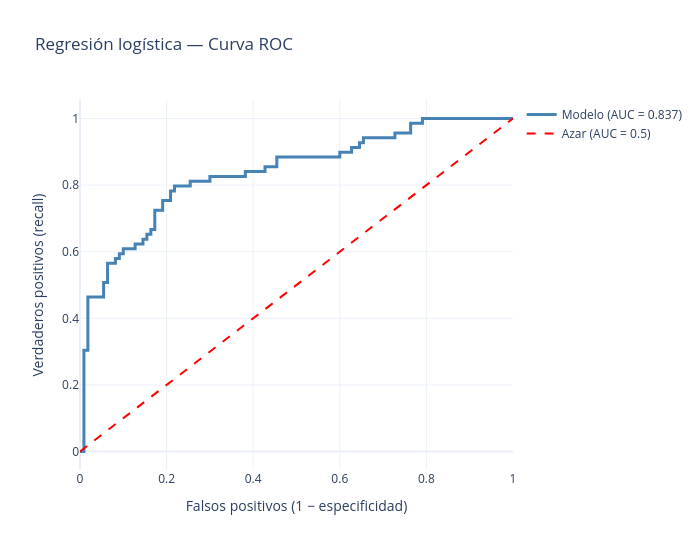

Source (notebook cell):
### Markdown cell above
### La curva ROC: el modelo sin comprometerse con un umbral
La curva ROC recorre **todos los umbrales posibles** y grafica cuántos sobrevivientes detectas (eje Y) contra cuántas falsas alarmas generas (eje X).

El **AUC** (área bajo la curva) resume esa curva en un número: la probabilidad de que, tomando un sobreviviente y un no sobreviviente al azar, el modelo le asigne mayor probabilidad al que sí sobrevivió. 0.5 es azar puro, 1.0 es perfecto.

### Code cell
plot_curva_roc(y_test, proba_test, title='Regresión logística — Curva ROC')

### Figure 1 — Plotly figure (JSON) as saved in the notebook; plotly's stock layout.template omitted (floating-point values rounded to 4 significant figures)
{"data": [{"line": {"color": "steelblue", "width": 3}, "mode": "lines", "name": "Modelo (AUC = 0.837)", "type": "scatter", "x": [0.0, 0.009091, 0.009091, 0.01818, 0.01818, 0.05455, 0.05455, 0.05455, 0.06364, 0.06364, 0.06364, 0.08182, 0.08182, 0.09091, 0.09091, 0.1, 0.1, 0.1273, 0.1273, 0.1455, 0.1455, 0.1545, 0.1545, 0.1636, 0.1636, 0.1727, 0.1727, 0.1909, 0.1909, 0.2091, 0.2091, 0.2182, 0.2182, 0.2545, 0.2545, 0.3, 0.3, 0.3364, 0.3545, 0.3818, 0.3818, 0.4273, 0.4273, 0.4545, 0.4545, 0.5091, 0.5636, 0.6, 0.6, 0.6273, 0.6273, 0.6455, 0.6455, 0.6545, 0.6545, 0.7273, 0.7273, 0.7636, 0.7636, 0.7909, 0.7909, 0.8091, 0.8364, 0.9364, 0.9545, 1.0], "y": [0.0, 0.0, 0.3043, 0.3043, 0.4638, 0.4638, 0.4783, 0.5072, 0.5072, 0.5362, 0.5652, 0.5652, 0.5797, 0.5797, 0.5942, 0.5942, 0.6087, 0.6087, 0.6232, 0.6232, 0.6377, 0.6377, 0.6522, 0.6522, 0.6667, 0.6667, 0.7246, 0.7246, 0.7536, 0.7536, 0.7826, 0.7826, 0.7971, 0.7971, 0.8116, 0.8116, 0.8261, 0.8261, 0.8261, 0.8261, 0.8406, 0.8406, 0.8551, 0.8551, 0.8841, 0.8841, 0.8841, 0.8841, 0.8986, 0.8986, 0.913, 0.913, 0.9275, 0.9275, 0.942, 0.942, 0.9565, 0.9565, 0.9855, 0.9855, 1.0, 1.0, 1.0, 1.0, 1.0, 1.0]}, {"line": {"color": "red", "dash": "dash"}, "mode": "lines", "name": "Azar (AUC = 0.5)", "type": "scatter", "x": [0, 1], "y": [0, 1]}], "layout": {"height": 550, "title": {"text": "Regresión logística — Curva ROC"}, "width": 700, "xaxis": {"title": {"text": "Falsos positivos (1 − especificidad)"}}, "yaxis": {"title": {"text": "Verdaderos positivos (recall)"}}}}
